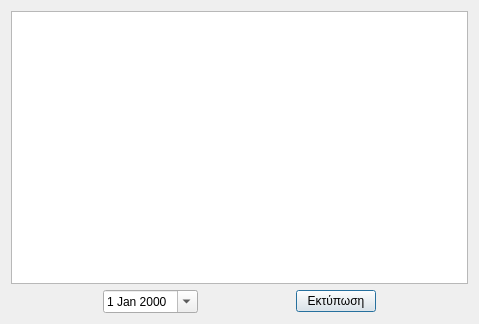
<?xml version="1.0" encoding="UTF-8"?>
<ui version="4.0">
 <class>Dialog</class>
 <widget class="QDialog" name="Dialog">
  <property name="geometry">
   <rect>
    <x>0</x>
    <y>0</y>
    <width>479</width>
    <height>324</height>
   </rect>
  </property>
  <property name="windowTitle">
   <string>Εκτύπωση μισθοδοσίας</string>
  </property>
  <layout class="QVBoxLayout" name="verticalLayout">
   <item>
    <widget class="QTableWidget" name="tblMis">
     <property name="alternatingRowColors">
      <bool>true</bool>
     </property>
     <property name="selectionMode">
      <enum>QAbstractItemView::NoSelection</enum>
     </property>
     <property name="selectionBehavior">
      <enum>QAbstractItemView::SelectRows</enum>
     </property>
     <property name="sortingEnabled">
      <bool>true</bool>
     </property>
     <attribute name="verticalHeaderShowSortIndicator" stdset="0">
      <bool>true</bool>
     </attribute>
    </widget>
   </item>
   <item>
    <layout class="QHBoxLayout" name="horizontalLayout">
     <item>
      <spacer name="horizontalSpacer_3">
       <property name="orientation">
        <enum>Qt::Horizontal</enum>
       </property>
       <property name="sizeHint" stdset="0">
        <size>
         <width>40</width>
         <height>20</height>
        </size>
       </property>
      </spacer>
     </item>
     <item>
      <widget class="QDateEdit" name="d_date">
       <property name="calendarPopup">
        <bool>true</bool>
       </property>
      </widget>
     </item>
     <item>
      <spacer name="horizontalSpacer">
       <property name="orientation">
        <enum>Qt::Horizontal</enum>
       </property>
       <property name="sizeHint" stdset="0">
        <size>
         <width>40</width>
         <height>20</height>
        </size>
       </property>
      </spacer>
     </item>
     <item>
      <widget class="QPushButton" name="b_print">
       <property name="text">
        <string>Εκτύπωση</string>
       </property>
      </widget>
     </item>
     <item>
      <spacer name="horizontalSpacer_2">
       <property name="orientation">
        <enum>Qt::Horizontal</enum>
       </property>
       <property name="sizeHint" stdset="0">
        <size>
         <width>40</width>
         <height>20</height>
        </size>
       </property>
      </spacer>
     </item>
    </layout>
   </item>
  </layout>
 </widget>
 <resources/>
 <connections/>
</ui>
